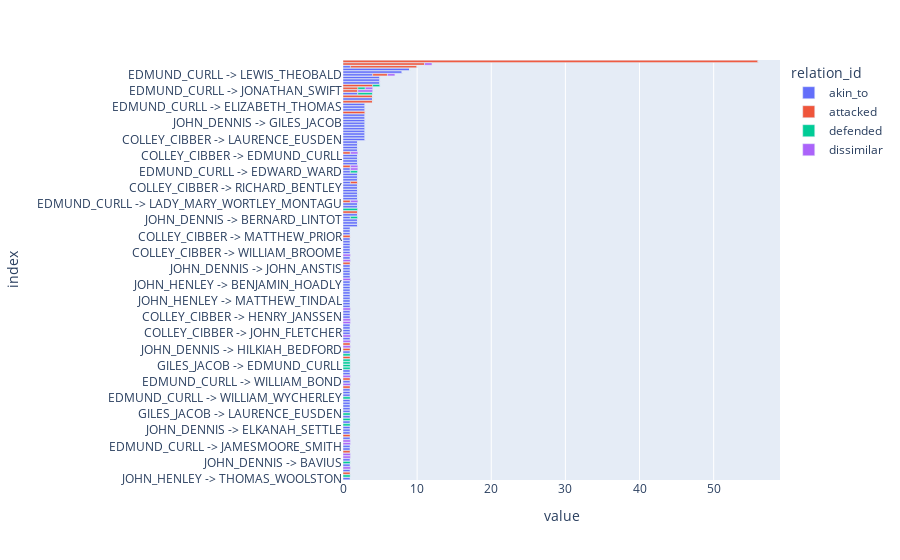

Source (notebook cell):
### Code cell
px.bar(M.sort_values('SUM').iloc[:, :4], orientation='h', height=5000)

### Figure 1 — Plotly figure (JSON) as saved in the notebook; plotly's stock layout.template omitted (floating-point values rounded to 4 significant figures; data arrays with more than 128 entries replaced by an {"elided": "..."} marker saying what was removed)
{"data": [{"alignmentgroup": "True", "hovertemplate": "relation_id=akin_to<br>value=%{x}<br>index=%{y}<extra></extra>", "legendgroup": "akin_to", "marker": {"color": "#636efa", "pattern": {"shape": ""}}, "name": "akin_to", "offsetgroup": "akin_to", "orientation": "h", "showlegend": true, "textposition": "auto", "type": "bar", "x": {"elided": "156 int values"}, "xaxis": "x", "y": {"elided": "156 str values"}, "yaxis": "y"}, {"alignmentgroup": "True", "hovertemplate": "relation_id=attacked<br>value=%{x}<br>index=%{y}<extra></extra>", "legendgroup": "attacked", "marker": {"color": "#EF553B", "pattern": {"shape": ""}}, "name": "attacked", "offsetgroup": "attacked", "orientation": "h", "showlegend": true, "textposition": "auto", "type": "bar", "x": {"elided": "156 int values"}, "xaxis": "x", "y": {"elided": "156 str values"}, "yaxis": "y"}, {"alignmentgroup": "True", "hovertemplate": "relation_id=defended<br>value=%{x}<br>index=%{y}<extra></extra>", "legendgroup": "defended", "marker": {"color": "#00cc96", "pattern": {"shape": ""}}, "name": "defended", "offsetgroup": "defended", "orientation": "h", "showlegend": true, "textposition": "auto", "type": "bar", "x": {"elided": "156 int values"}, "xaxis": "x", "y": {"elided": "156 str values"}, "yaxis": "y"}, {"alignmentgroup": "True", "hovertemplate": "relation_id=dissimilar<br>value=%{x}<br>index=%{y}<extra></extra>", "legendgroup": "dissimilar", "marker": {"color": "#ab63fa", "pattern": {"shape": ""}}, "name": "dissimilar", "offsetgroup": "dissimilar", "orientation": "h", "showlegend": true, "textposition": "auto", "type": "bar", "x": {"elided": "156 int values"}, "xaxis": "x", "y": {"elided": "156 str values"}, "yaxis": "y"}], "layout": {"autosize": true, "barmode": "relative", "legend": {"title": {"text": "relation_id"}, "tracegroupgap": 0}, "margin": {"t": 60}, "xaxis": {"anchor": "y", "autorange": true, "domain": [0, 1], "range": [0, 58.95], "title": {"text": "value"}, "type": "linear"}, "yaxis": {"anchor": "x", "autorange": true, "domain": [0, 1], "range": [-0.5, 155.5], "title": {"text": "index"}, "type": "category"}}}
